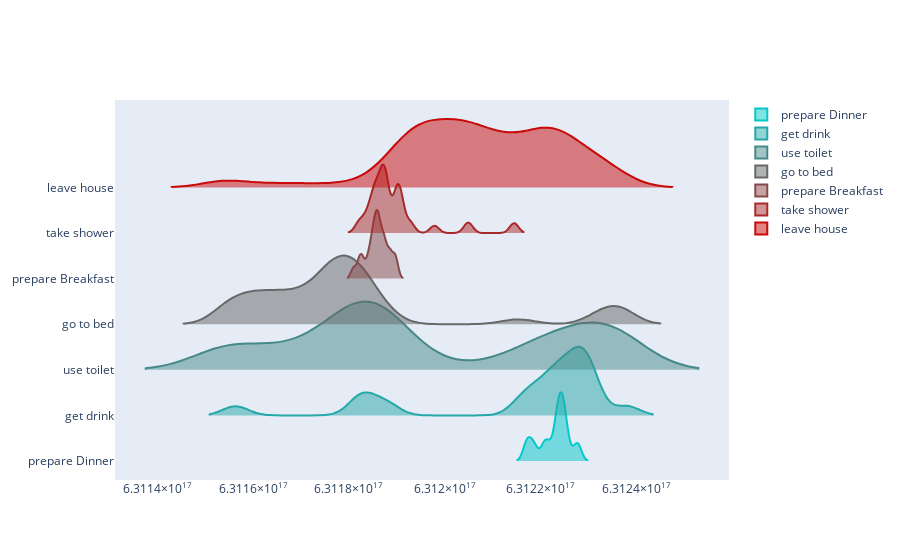

The code cell stored with this chart in its notebook:
### Code cell
plt_act.ridge_line(data.df_activities, t_range='day', n=1000).show()

### Figure 1 — Plotly figure (JSON) as saved in the notebook; plotly's stock layout.template omitted (floating-point values rounded to 4 significant figures; data arrays with more than 128 entries replaced by an {"elided": "..."} marker saying what was removed)
{"data": [{"line": {"color": "rgb(5.0, 200.0, 200.0)"}, "name": "prepare Dinner", "orientation": "h", "points": false, "side": "positive", "type": "violin", "width": 3, "x": {"elided": "1000 int values"}}, {"line": {"color": "rgb(37.5, 168.33333333333334, 168.33333333333334)"}, "name": "get drink", "orientation": "h", "points": false, "side": "positive", "type": "violin", "width": 3, "x": {"elided": "1000 int values"}}, {"line": {"color": "rgb(70.0, 136.66666666666666, 136.66666666666666)"}, "name": "use toilet", "orientation": "h", "points": false, "side": "positive", "type": "violin", "width": 3, "x": {"elided": "1000 int values"}}, {"line": {"color": "rgb(102.5, 105.0, 105.0)"}, "name": "go to bed", "orientation": "h", "points": false, "side": "positive", "type": "violin", "width": 3, "x": {"elided": "1000 int values"}}, {"line": {"color": "rgb(135.0, 73.33333333333333, 73.33333333333333)"}, "name": "prepare Breakfast", "orientation": "h", "points": false, "side": "positive", "type": "violin", "width": 3, "x": {"elided": "1000 int values"}}, {"line": {"color": "rgb(167.5, 41.66666666666666, 41.66666666666666)"}, "name": "take shower", "orientation": "h", "points": false, "side": "positive", "type": "violin", "width": 3, "x": {"elided": "1000 int values"}}, {"line": {"color": "rgb(200.0, 10.0, 10.0)"}, "name": "leave house", "orientation": "h", "points": false, "side": "positive", "type": "violin", "width": 3, "x": {"elided": "1000 int values"}}], "layout": {"xaxis": {"showgrid": false, "zeroline": false}}}
